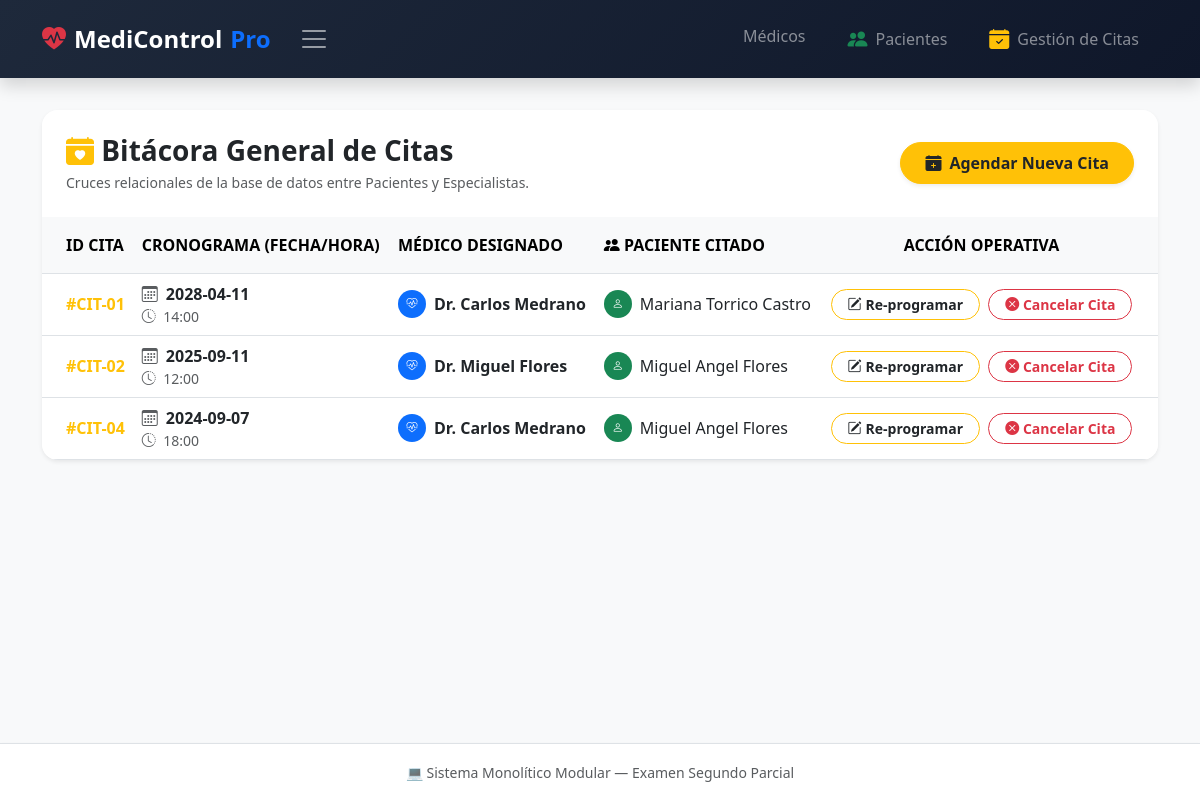
Page /citas/ on the committed database.
### blueprintapp/citas/models.py (models this page shows)
class Cita(db.Model):
    __tablename__ = 'citas'
    id = db.Column(db.Integer, primary_key=True)
    fecha = db.Column(db.String(10), nullable=False)
    hora = db.Column(db.String(5), nullable=False)
    medico_id = db.Column(db.Integer, db.ForeignKey('medicos.id'), nullable=False)
    paciente_id = db.Column(db.Integer, db.ForeignKey('pacientes.id'), nullable=False)

### blueprintapp/medicos/models.py (models this page shows)
class Medico(db.Model):
    __tablename__ = 'medicos'
    id = db.Column(db.Integer, primary_key=True)
    nombre = db.Column(db.String(100), nullable=False)
    especialidad = db.Column(db.String(100), nullable=False)
    citas = db.relationship('Cita', backref='medico', lazy=True, cascade="all, delete-orphan")

### blueprintapp/pacientes/models.py (models this page shows)
class Paciente(db.Model):
    __tablename__ = 'pacientes'
    id = db.Column(db.Integer, primary_key=True)
    nombre = db.Column(db.String(100), nullable=False)
    telefono = db.Column(db.String(20), nullable=False)
    citas = db.relationship('Cita', backref='paciente', lazy=True, cascade="all, delete-orphan")

### blueprintapp/citas/routes.py (the view)
@bp_citas.route('/')
def index():
    citas = Cita.query.all()
    return render_template('citas/index.html', citas=citas)

### blueprintapp/citas/templates/citas/index.html (shortened to what this page needs)
{% extends 'base.html' %}
{% block content %}
<div class="card border-0 shadow-sm rounded-4 overflow-hidden">
    <div class="card-header bg-white p-4 border-0 d-flex flex-sm-row flex-column justify-content-between align-items-sm-center gap-3">
        <div>
            <h3 class="fw-bold text-dark mb-1"><i class="bi bi-calendar-heart-fill text-warning"></i> Bitácora General de Citas</h3>
            <p class="text-muted mb-0 small">Cruces relacionales de la base de datos entre Pacientes y Especialistas.</p>
        </div>
        <a href="{{ url_for('citas.crear') }}" class="btn btn-warning text-dark px-4 py-2 rounded-pill fw-bold d-flex align-items-center gap-2 shadow-sm">
            <i class="bi bi-calendar-plus-fill"></i> Agendar Nueva Cita
        </a>
    </div>
    <div class="table-responsive">
        <table class="table table-hover align-middle mb-0 text-nowrap">
            <thead class="table-light text-uppercase fs-7 text-secondary border-bottom">
                <tr>
                    <th class="ps-4 py-3">ID Cita</th>
                    <th class="py-3">Cronograma (Fecha/Hora)</th>
                    <th class="py-3"> Médico Designado</th>
                    <th class="py-3"><i class="bi bi-people-fill"></i> Paciente Citado</th>
                    <th class="pe-4 py-3 text-center">Acción Operativa</th>
                </tr>
            </thead>
            <tbody>
                {% for c in citas %}
                <tr>
                    <td class="ps-4 fw-bold text-warning">#CIT-0{{ c.id }}</td>
                    <td>
                        <div class="d-flex flex-column">
                            <span class="text-dark fw-bold"><i class="bi bi-calendar3 text-muted me-1"></i> {{ c.fecha }}</span>
                            <span class="text-muted small"><i class="bi bi-clock-history me-1"></i> {{ c.hora }}</span>
                        </div>
                    </td>
                    <td>
                        <div class="d-flex align-items-center gap-2">
                            <div class="bg-primary rounded-circle d-flex align-items-center justify-content-center text-white font-weight-bold" style="width: 28px; height: 28px; font-size: 11px;">
                                <i class="bi bi-heart-pulse"></i>
                            </div>
                            <span class="fw-semibold text-dark">{{ c.medico.nombre }}</span>
                        </div>
                    </td>
                    <td>
                        <div class="d-flex align-items-center gap-2">
                            <div class="bg-success rounded-circle d-flex align-items-center justify-content-center text-white font-weight-bold" style="width: 28px; height: 28px; font-size: 11px;">
                                <i class="bi bi-person"></i>
                            </div>
                            <span class="text-dark fw-medium">{{ c.paciente.nombre }}</span>
                        </div>
                    </td>
                    <td class="pe-4 text-center">
                        <a href="{{ url_for('citas.editar', id=c.id) }}" class="btn btn-sm btn-outline-warning text-dark px-3 rounded-pill fw-bold d-inline-flex align-items-center gap-1 me-1">
                            <i class="bi bi-pencil-square"></i> Re-programar
                        </a>
                        <form action="{{ url_for('citas.eliminar', id=c.id) }}" method="POST" style="display:inline;">
                            <button class="btn btn-sm btn-outline-danger px-3 rounded-pill fw-bold" onclick="return confirm('¿Desea cancelar y remover esta cita programada?')">
                                <i class="bi bi-x-circle-fill"></i> Cancelar Cita
                            </button>
                        </form>
                    </td>
                </tr>
                {% endfor %}
            </tbody>
        </table>
    </div>
</div>
{% endblock %}

### blueprintapp/templates/base.html (shortened to what this page needs)
<!DOCTYPE html>
<html lang="es">
<head>
    <link href="https://cdn.jsdelivr.net/npm/bootstrap@5.3.0/dist/css/bootstrap.min.css" rel="stylesheet">
    <link rel="stylesheet" href="https://cdn.jsdelivr.net/npm/bootstrap-icons@1.11.3/font/bootstrap-icons.min.css">
</head>
<body class="bg-light d-flex flex-column min-vh-100">
    <nav class="navbar navbar-expand-lg navbar-dark glass-header shadow mb-4 py-3 sticky-top">
        <div class="container">
            <a class="navbar-brand fw-bold fs-4 text-white d-flex align-items-center gap-2" href="/">
                <i class="bi bi-heart-pulse-fill text-danger animate-pulse"></i> MediControl<span class="text-primary">Pro</span>
            </a>
            <button class="navbar-collapse navbar-toggler border-0" type="button" data-bs-toggle="collapse" data-bs-target="#navbarNav">
                <span class="navbar-toggler-icon"></span>
            </button>
            <div class="collapse navbar-collapse" id="navbarNav">
                <ul class="navbar-nav ms-auto gap-1">
                    <li class="nav-item">
                        <a class="nav-link px-3 py-2 text-white-50 d-flex align-items-center gap-2" href="{{ url_for('medicos.index') }}">
                             Médicos
                        </a>
                    </li>
                    <li class="nav-item">
                        <a class="nav-link px-3 py-2 text-white-50 d-flex align-items-center gap-2" href="{{ url_for('pacientes.index') }}">
                            <i class="bi bi-people-fill fs-5 text-success"></i> Pacientes
                        </a>
                    </li>
                    <li class="nav-item">
                        <a class="nav-link px-3 py-2 text-white-50 d-flex align-items-center gap-2" href="{{ url_for('citas.index') }}">
                            <i class="bi bi-calendar-check-fill fs-5 text-warning"></i> Gestión de Citas
                        </a>
                    </li>
                </ul>
            </div>
        </div>
    </nav>
    <div class="container my-2 flex-grow-1">
        {% block content %}{% endblock %}
    </div>
    <footer class="footer mt-auto py-3 bg-white border-top text-center text-muted shadow-sm">
        <div class="container">
            <span class="small">💻 Sistema Monolítico Modular — Examen Segundo Parcial</span>
        </div>
    </footer>
</body>
</html>

### blueprintapp/templates/base.html (style rules this page uses)
.nav-link { transition: all 0.2s ease; border-radius: 8px; margin: 0 3px; }
.glass-header { background: linear-gradient(135deg, #1e293b 0%, #0f172a 100%); }

### rows in the picture
Cita: id "1", fecha "2028-04-11", hora "14:00", medico.nombre "Dr. Carlos Medrano", paciente.nombre "Mariana Torrico Castro"
Cita: id "2", fecha "2025-09-11", hora "12:00", medico.nombre "Dr. Miguel Flores", paciente.nombre "Miguel Angel Flores"
Cita: id "4", fecha "2024-09-07", hora "18:00", medico.nombre "Dr. Carlos Medrano", paciente.nombre "Miguel Angel Flores"
